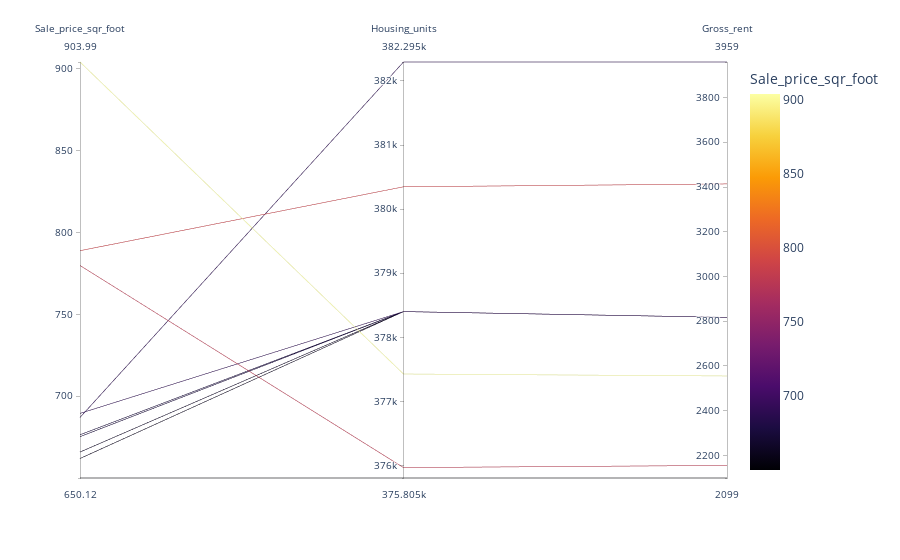

This figure's notebook cell:
### Code cell
# Parallel Coordinates Plot
px.parallel_coordinates(
    sfo_data.tail(10),
    dimensions=["sale_price_sqr_foot", "housing_units", "gross_rent"],
    color="sale_price_sqr_foot",
    color_continuous_scale=px.colors.sequential.Inferno,
    labels={
        "sale_price_sqr_foot": "Sale_price_sqr_foot",
        "housing_units": "Housing_units",
        "gross_rent": "Gross_rent",
    },
)

### Figure 1 — Plotly figure (JSON) as saved in the notebook; plotly's stock layout.template omitted (floating-point values rounded to 4 significant figures)
{"data": [{"dimensions": [{"label": "Sale_price_sqr_foot", "values": [650.1, 662.0, 666.0, 675.4, 676.5, 687.1, 689.6, 779.8, 788.8, 904.0]}, {"label": "Housing_units", "values": [375805, 378401, 378401, 378401, 378401, 382295, 378401, 376000.0, 380348, 377400.0]}, {"label": "Gross_rent", "values": [2099, 2817.0, 2817.0, 2817.0, 2817.0, 3959, 2817.0, 2155.0, 3414, 2555.0]}], "domain": {"x": [0, 1], "y": [0, 1]}, "line": {"color": [650.1, 662.0, 666.0, 675.4, 676.5, 687.1, 689.6, 779.8, 788.8, 904.0], "coloraxis": "coloraxis"}, "name": "", "type": "parcoords"}], "layout": {"autosize": true, "coloraxis": {"colorbar": {"title": {"text": "Sale_price_sqr_foot"}}, "colorscale": [[0, "#000004"], [0.1111, "#1b0c41"], [0.2222, "#4a0c6b"], [0.3333, "#781c6d"], [0.4444, "#a52c60"], [0.5556, "#cf4446"], [0.6667, "#ed6925"], [0.7778, "#fb9b06"], [0.8889, "#f7d13d"], [1, "#fcffa4"]]}, "legend": {"tracegroupgap": 0}, "margin": {"t": 60}}}
